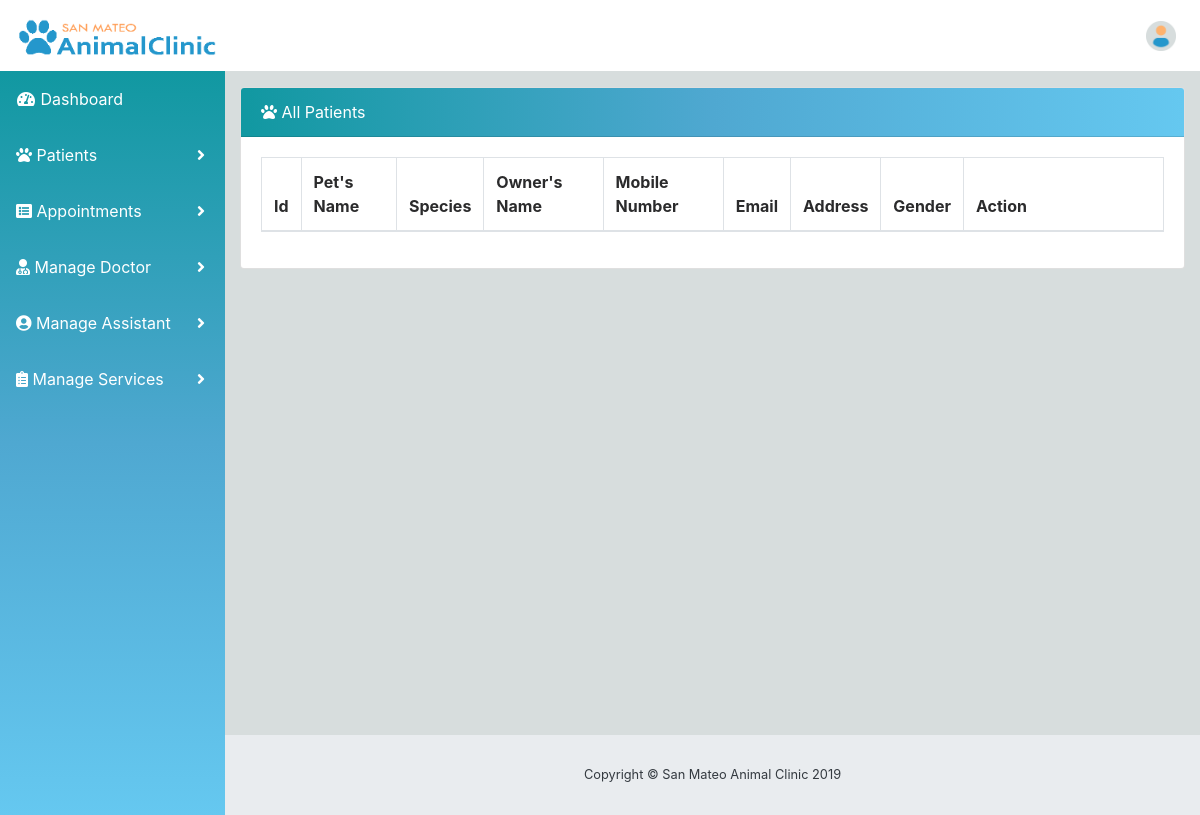
Page /patientAll.php on the earlier database version.
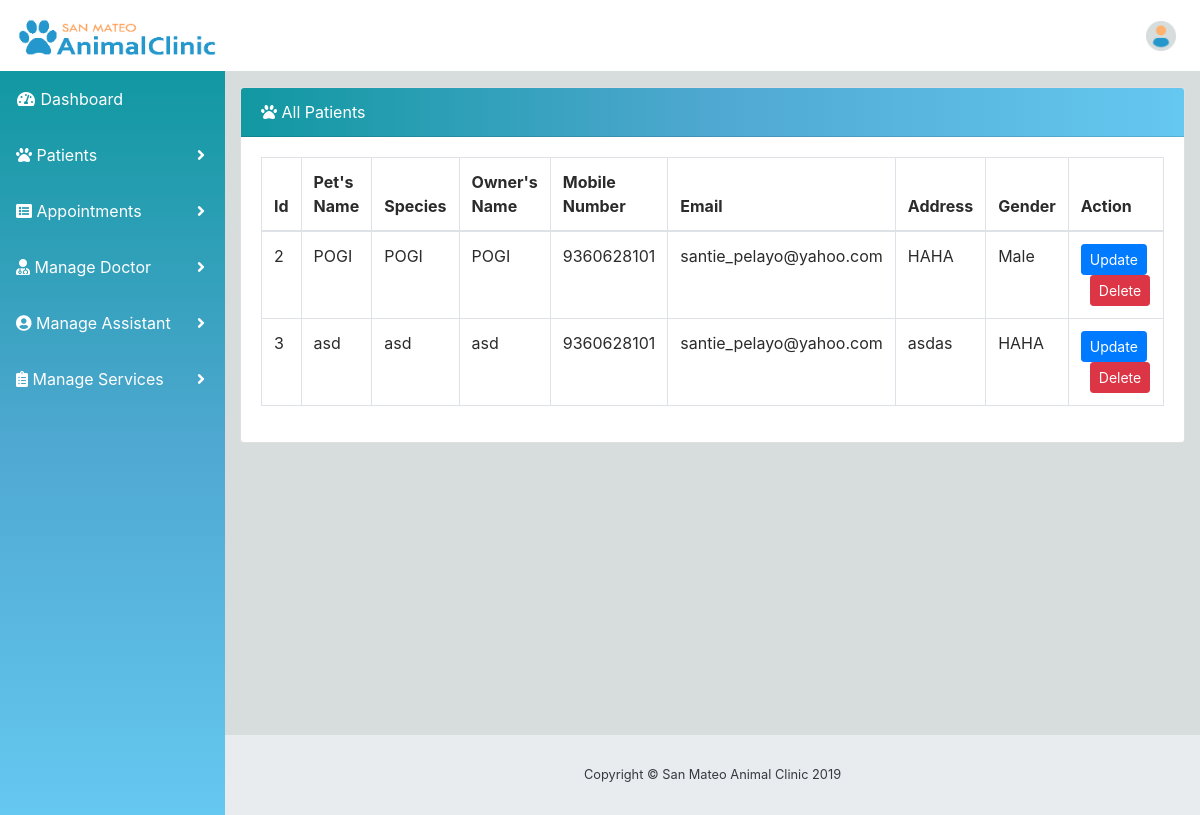
Same page on the later database version.
### tables this page shows
CREATE TABLE `tbl_patients` (
  `idPatient` int(11) NOT NULL,
  `ownerName` text NOT NULL,
  `mobile` bigint(11) NOT NULL,
  `email` varchar(45) NOT NULL,
  `patientAddress` varchar(255) NOT NULL,
  `petName` text NOT NULL,
  `species` text NOT NULL,
  `gender` text NOT NULL,
  `age` int(3) NOT NULL,
  `curCondition` text NOT NULL,
  `medHistory` text NOT NULL,
  `vaccination` varchar(45) NOT NULL
);

### patientAll.php (the view, shortened to what this page needs)
<?php
   include "config.php";
?>
<!DOCTYPE html>
<html lang="en">
<head>
  <link href="vendor/fontawesome-free/css/all.min.css" rel="stylesheet" type="text/css">
  <link href="vendor/datatables/dataTables.bootstrap4.css" rel="stylesheet">
  <link href="css/sb-admin.css" rel="stylesheet">
</head>
<body id="page-top">
  <?php
    include("topNav.php");
  ?>
  <div id="wrapper">
  <?php
    include("sideNav.php");
  ?>
      <div id="content-wrapper">
        <div class="container-fluid">
        <div class="card mb-3">
          <div class="card-header">
            <i class="fa fa-paw"></i>
            All Patients</div>
          <div class="card-body">
            <div class="table-responsive">
              <table class="table table-bordered" id="dataTable" width="100%" cellspacing="0">
                <thead>
                  <tr>
                    <th>Id</th>
                    <th>Pet's Name</th>
                    <th>Species</th>
                    <th>Owner's Name</th>
                    <th>Mobile Number</th>
                    <th>Email</th>
                    <th>Address</th>
                    <th>Gender</th>
                     <th width="200">Action</th>
                  </tr>
                </thead>
                <tbody>
                                   <?php
                                        $sql = "SELECT * from tbl_patients";
                                        $query = $conn -> prepare($sql);
                                        $query->execute();
                                        while($row =  $query->fetch())
                                    {
                                       ?>
                                         <tr>
                                                <td> <?php echo htmlentities($row['idPatient']);?></td>
                                                <td> <?php echo htmlentities($row['petName']);?></td>
                                                <td> <?php echo htmlentities($row['species']);?></td>
                                                <td> <?php echo htmlentities($row['ownerName']);?></td>
                                                <td> <?php echo htmlentities($row['mobile']);?></td>
                                                <td> <?php echo htmlentities($row['email']);?></td>
                                                <td> <?php echo htmlentities($row['patientAddress']);?></td>
                                                <td> <?php echo htmlentities($row['gender']);?></td>
                                                <td>
                                                <button type="button"  data-toggle="modal" data-target="#myModal" class="update btn btn-primary btn-sm"> Update </button>
                                                <a  class="btn btn-danger btn-sm" href="patientAll.php?idPatient=<?php echo htmlentities($row['idPatient']);?>"  onclick="return confirm('Do you want to delete this patient?');">Delete</a>
                                              </td>
                                        </tr>
                                 <?php  }?>
                        </tbody>
                      </table>
                    </div>
                </div>
            </div>
            </div>
          </div>
      </div>
        <footer class="sticky-footer">
          <div class="container my-auto">
            <div class="copyright text-center my-auto">
              <span>Copyright © San Mateo Animal Clinic 2019</span>
            </div>
          </div>
        </footer>
  </body>
  </html>

### topNav.php (shortened to what this page needs)
<nav class="navbar navbar-expand navbar-light static-top">
    <a href="index.php"><img src="images/sanmateoanimalClinic.png" class="logo" alt="logo" style="width: 200px; height:55px";></a></div>
    <button class="btn btn-link btn-sm text-white order-1 order-sm-0" id="sidebarToggle" href="#">
      <i class="fas fa-bars"></i>
    </button>
    <ul class="navbar-nav ml-auto ml-md-0">
      <li class="nav-item dropdown no-arrow">
      <a class="nav-link dropdown-toggle" href="#" id="userDropdown" role="button" data-toggle="dropdown" aria-haspopup="true" aria-expanded="false"><img src="images/user.png" class="logo" alt="logo" style="width: 30px; height:30px";></a>
      </li>
    </ul>
  </nav>

### sideNav.php (shortened to what this page needs)
<ul class="sidebar navbar-nav">
      <li class="nav-item active">
        <a class="nav-link" href="index.php">
          <i class="fas fa-fw fa-tachometer-alt"></i>
          <span>Dashboard</span>
        </a>
      </li>
      <li class="nav-item dropdown">
        <a class="nav-link dropdown-toggle" href="#" id="pagesDropdown" role="button" data-toggle="dropdown" aria-haspopup="true" aria-expanded="false">
          <i class="fa fa-paw"></i>
          <span>Patients</span>
        </a>
      </li>
      <li class="nav-item dropdown">
        <a class="nav-link dropdown-toggle" href="#" id="pagesDropdown" role="button" data-toggle="dropdown" aria-haspopup="true" aria-expanded="false">
          <i class="fa fa-list-alt"></i>
          <span>Appointments</span>
        </a>
      </li>
         <li class="nav-item dropdown">
        <a class="nav-link dropdown-toggle" href="#" id="pagesDropdown" role="button" data-toggle="dropdown" aria-haspopup="true" aria-expanded="false">
          <i class="fa fa-user-md"></i>
          <span>Manage Doctor</span>
        </a>
      </li>
      <li class="nav-item dropdown">
        <a class="nav-link dropdown-toggle" href="#" id="pagesDropdown" role="button" data-toggle="dropdown" aria-haspopup="true" aria-expanded="false">
          <i class="fa fa-user-circle"></i>
          <span>Manage Assistant</span>
        </a>
      </li>
      <li class="nav-item dropdown">
        <a class="nav-link dropdown-toggle" href="#" id="pagesDropdown" role="button" data-toggle="dropdown" aria-haspopup="true" aria-expanded="false">
          <i class="fa fa-clipboard-list"></i>
          <span>Manage Services</span>
        </a>
      </li>
    </ul>

Differences in the rows shown:
added tbl_patients: idPatient "2", petName "POGI", species "POGI", ownerName "POGI", mobile "9360628101", email "santie_pelayo@yahoo.com", patientAddress "HAHA", gender "Male"
added tbl_patients: idPatient "3", petName "asd", species "asd", ownerName "asd", mobile "9360628101", email "santie_pelayo@yahoo.com", patientAddress "asdas", gender "HAHA"
